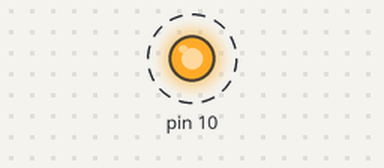
Bench run of a sketch on a simulated Arduino Uno, built with avr-gcc and run on an emulated ATmega328P. Parts: output pins drawn as LEDs (lit = HIGH). Dashed ring = blinking.

Above: at 0.5 s.
Timing chart, 0 to 4.6 s (numbered marks = the images above):
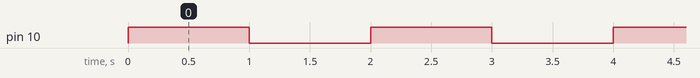

The sketch:

light.ino
```cpp
void setup() {
  // put your setup code here, to run once:
 pinMode(10, OUTPUT);
}

void loop() {
  // put your main code here, to run repeatedly:
  int i;
  for(i=0;i < 2; i++){
    if(i==0){
        digitalWrite(10, HIGH);
    }
    else{
      digitalWrite(10, LOW);
    }
  delay(1000);
  }
}
```

Measured:
- by itself, pin 10: alternates HIGH for 1.0 s and LOW for 1.0 s
